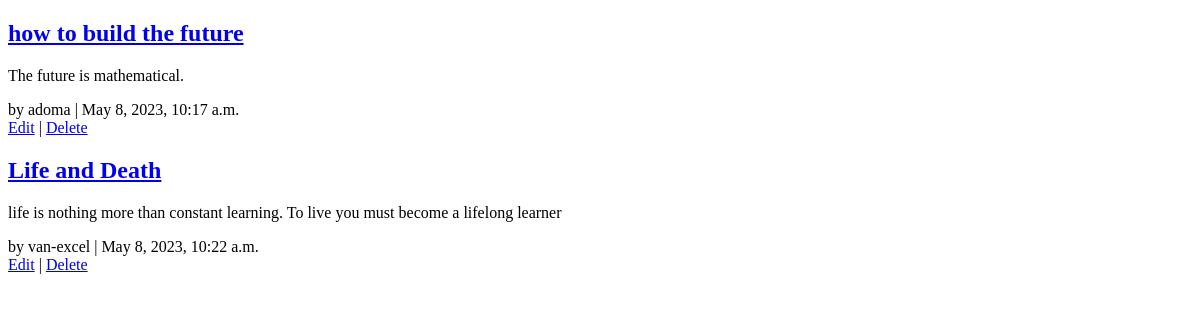
/articles/ (signed in), run on an earlier commit of the app's database.
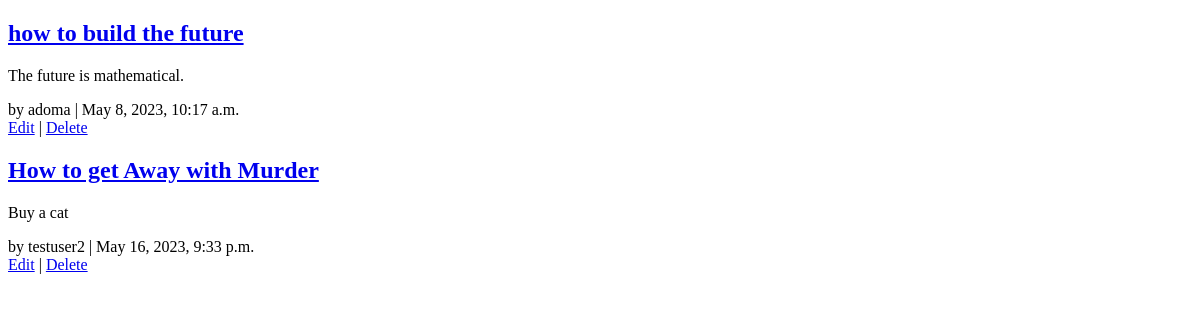
And on a later commit of the database.
### articles/models.py (models this page shows, shortened)
class Article(models.Model):
    title = models.CharField(max_length=200)
    body = models.TextField()
    date = models.DateTimeField(auto_now_add=True)
    author = models.ForeignKey(get_user_model(),
                               on_delete=models.CASCADE)

### accounts/models.py (models this page shows)
class CustomUser(AbstractUser):
    age = models.PositiveIntegerField(null=True, blank=True)

### articles/views.py (the view)
# urls.py: path('', ArticlesListView.as_view(), name='article_list'),
class ArticlesListView(LoginRequiredMixin, ListView):
    model = Article
    template_name = 'article_list.html'

### templates/article_list.html (shortened to what this page needs)
<!DOCTYPE html>
<html lang="en">
<head>
</head>
<body>
    {% extends 'base.html'%}
    {%block content%}
    {%for article in object_list%}
       <div>
        <h2><a href="{%url 'article_detail' article.pk %}">{{article.title}}</a></h2>
        <p>{{article.body}}</p>
        <span> by {{article.author}} | {{article.date}}</span>
       </div>
       <div>
        <a href="{%url 'article_edit' article.pk %}">Edit</a> | <a href="{% url 'article_delete' article.pk %}">Delete</a>
       </div>
    {%endfor%}
    {%endblock content%}

### templates/base.html (shortened to what this page needs)
<!DOCTYPE html>
<html lang="en">
<head>
</head>
<body>
    {%block content%}
    {%endblock content%}
</body>
</html>

What changed in the data, as far as the page shows it:
removed Article: title "Life and Death", body "life is nothing more than constant learning. To live you must become a lifelong learner", author "van-excel", date "May 8, 2023, 10:22 a.m."
added Article: title "How to get Away with Murder", body "Buy a cat", author "testuser2", date "May 16, 2023, 9:33 p.m."
